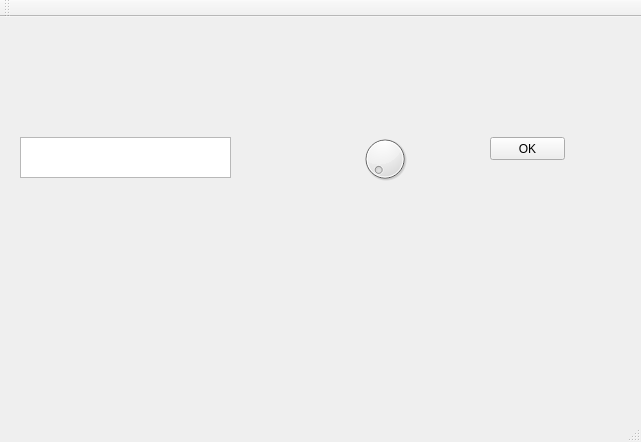
<?xml version="1.0" encoding="UTF-8"?>
<ui version="4.0">
 <class>MainWindow</class>
 <widget class="QMainWindow" name="MainWindow">
  <property name="geometry">
   <rect>
    <x>0</x>
    <y>0</y>
    <width>641</width>
    <height>442</height>
   </rect>
  </property>
  <property name="windowTitle">
   <string>MainWindow</string>
  </property>
  <widget class="QWidget" name="centralWidget">
   <widget class="QPushButton" name="pushButton">
    <property name="geometry">
     <rect>
      <x>490</x>
      <y>120</y>
      <width>75</width>
      <height>23</height>
     </rect>
    </property>
    <property name="text">
     <string>OK</string>
    </property>
   </widget>
   <widget class="QTextBrowser" name="textBrowser">
    <property name="geometry">
     <rect>
      <x>20</x>
      <y>120</y>
      <width>211</width>
      <height>41</height>
     </rect>
    </property>
   </widget>
   <widget class="QDial" name="dial">
    <property name="geometry">
     <rect>
      <x>360</x>
      <y>110</y>
      <width>50</width>
      <height>64</height>
     </rect>
    </property>
   </widget>
  </widget>
  <widget class="QMenuBar" name="menuBar">
   <property name="geometry">
    <rect>
     <x>0</x>
     <y>0</y>
     <width>641</width>
     <height>21</height>
    </rect>
   </property>
  </widget>
  <widget class="QToolBar" name="mainToolBar">
   <attribute name="toolBarArea">
    <enum>TopToolBarArea</enum>
   </attribute>
   <attribute name="toolBarBreak">
    <bool>false</bool>
   </attribute>
  </widget>
  <widget class="QStatusBar" name="statusBar"/>
 </widget>
 <layoutdefault spacing="6" margin="11"/>
 <resources/>
 <connections/>
</ui>
